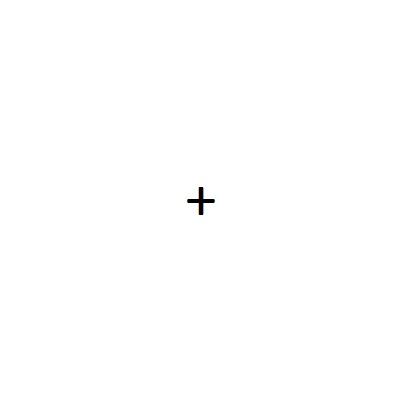
%> input picture wait.jpg, 400 x 400 px; the run also reads 1 picture not shown here
$ octave --eval "stopsignaltask;"   (GNU Octave 9; MATLAB toolbox functions it lacks are replaced by stand-ins)
%> lines starting %> are read from the running program, lines starting %| are printed output that depends on the picture
% % Stop Signal Test
% Written by Dillon Japko
% dillonjapko@gmail.com
%
% Instructions:
% When you click Run, a prompt will pop up asking for a Participant ID.
% After typing in the ID and clicking OK, the Test starts immediately.
% The test consists of 200 trials.
% There are two types of trials: Stop Trial and Go Trial.
%
% Here is how a Go Trial works:
% First, you see a plus sign for 250 ms. Use this to direct your view to the center.
% Then, you will see an arrow pointed either Left or Right.
% The arrow will stay on the screen for 1250 ms.
% While the arrow is on the screen, press 'v' for Left or 'b' for Right,
% depending on the arrows direction.
% If you don't press the button within 1250ms, you fail the trial. The test moves on to the next trial.
%
%
% Here is how a Stop Trial works:
% Pretty much the same to start out.
% First, you see a plus sign. Then, an arrow.
% After the arrow shows up, you will hear a beep.
% The time between the image appearing and the beep
% playing varies (100,200,300,400,500 ms).
% If you hear a beep, you are in a Stop Trial.
% This means that you should NOT press any key.
% If you press 'v' or 'b' in a Stop Trial, you fail the trial.
% If you don't press a button within 1250ms, you win the trial.
%
% Results will be outputed to 'results.xlsx'
% This can be changed, but be sure to change the file name in the xlswrite() function
% at the end of this script.
% Results for each test get their own sheet in the xlsx file.
% The name of the sheet is the ParticipantID you input in the beginning of the test.
% So, if you want to save multiple tests for the same UserID,
% save them as "12345_Test2" or something along those lines.
% If you just enter the same ParticipantID for two tests, the results of the first will be overwritten.


function stopsignaltask()
close all
clc

%% read images
wait = imread('wait.jpg');
%> wait is the input picture: size 400x400x3 uint8; mean R, G, B 254.7, 254.7, 254.7
left = imread('left.jpg');
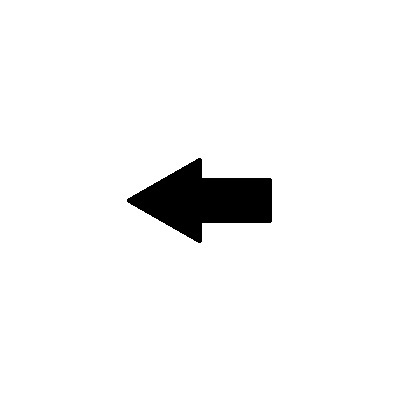
%> input picture left.jpg, 400 x 400 px
%> left is the input picture: size 400x400x3 uint8; min 0, max 255, mean 244.5
right = imread('right.jpg');
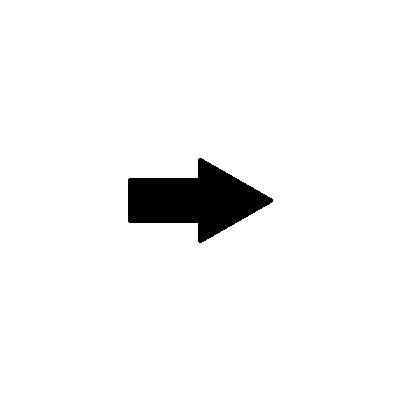
%> input picture right.jpg, 400 x 400 px
%> right is the input picture: size 400x400x3 uint8; min 0, max 255, mean 244.5
blank = imread('blank.jpg');

%% Sound Parameters
fs = 8000; %8000 Hz sampling rate
T = 0.075; %75 ms duration
t = 0:(1/fs):T;
f = 750; %750 Hz - Sound Frequency
a = 0.5; %Half of max volume
wave = a*sin(2*pi*f*t);
%%
KeyStatusLeft = false; % 'v' is not pressed by default
KeyStatusRight = false; % 'b' is not pressed by default
%% Create Randomized Matrix with Trial Descriptors
% [4 lines of commented-out code are left out]

trial = zeros(200,3); %preallocate size of matrix for speed
for j = 1:200
    if j < 11 % 10 Stop Trials w/ 100ms Delay
        trial(j,3) = 1;
        trial(j,2) = 0;
    elseif 10 < j && j < 21 % 10 Stop Trials w/ 200ms Delay
        trial(j,3) = 2;
        trial(j,2) = 0;
    elseif 20 < j && j < 31 % 10 Stop Trials w/ 300ms Delay
        trial(j,3) = 3;
        trial(j,2) = 0;
    elseif 30 < j && j < 41 % 10 Stop Trials w/ 400ms Delay
        trial(j,3) = 4;
        trial(j,2) = 0;
    elseif 40 < j && j < 51 % 10 Stop Trials w/ 500ms Delay
        trial(j,3) = 5;
        trial(j,2) = 0;
    else % 150 Go Trials
        trial(j,3) = 0;
        trial(j,2) = 1;
    end
    if mod(j,2) == 0 % Half of each group of all trials are left arrow
        trial(j,1) = 0;
    else % Half are right arrow
        trial(j,1) = 1;
    end
end
trial = trial(randperm(size(trial,1)),:); % Randomize the order of the rows in the matrix, randomizes order of trials
results = zeros(200,5);
%% Ask for userID
userID = inputdlg('Participant ID');
%> the answer given: 3
userID = userID{1,1};
%% Create the one figure used in this program
fig = figure('KeyPressFcn',@MyKeyDown,'KeyReleaseFcn',@MyKeyUp,'DockControls','off','NumberTitle','Off','Name','Stop-Signal Test','ToolBar','none');

%% Begin the test!

for k = 1:200 % 200 iterations = 200 trials
    imshow(wait); % Show the plus sign for 250ms
    pause(0.25);
    %% Go Trials
    if trial(k,2) == 1 % If current trial is a Go Trial
        delay = 0;
        %% Left Go Trial
        if trial(k,1) == 0
            imshow(left) % Show Left Arrow
            tic % Start Timer
            score = 0; % Default Score is 0 - Remains unchanged if no button is pressed, so they fail
            running = 1; % Tells program to search for keystrokes
            while toc < 1.25 % Until timer reaches 1250ms:
                if running % Only check for keystrokes if no input detected yet
                    if KeyStatusLeft % Pressed 'v'
                        running = 0; % Stop checking for keystrokes
                        score = 1; % Correct! Score for this trial is '1'
                        time = toc; % Reaction time is recorded
                    end
                    if KeyStatusRight % Pressed 'b'
                        running = 0; % Stop checking for keystrokes
                        score = 0; % Wrong answer, the arrow was left
                        time = toc; % Reaction time is still recorded
                    end
                end
                pause(0.05); % THESE PAUSES ARE NECESSARY FOR DETECTING KEYSTROKES. Took me wayyyyy too long to figure that out :/
            end
        %% Right Go Trial
        % Pretty much the same as above but 'v' is correct now
        else
            imshow(right)
            tic
            time = 0;
            score = 0;
            running = 1;
            while toc < 1.25
                if running
                    if KeyStatusLeft
                        time = toc;
                        running = 0;
                        score = 0;
                    end
                    if KeyStatusRight
                        time = toc;
                        running = 0;
                        score = 1;
                    end
                end
                pause(0.05);
            end
        end
%% Stop Trials
    else
        delay = trial(k,3) / 10; % Delay for this trial in ms
        if trial(k,1) == 0 % Show left or right arrow
            imshow(left)
        else
            imshow(right)
        end
            tic % Start timer
            time = 0;
            score = 1; % Default score is 1, b/c if they don't type anything they pass the trial
            running = 1; % Search for input
                while toc < delay % First chunk of waiting for user input
                    if running
                        if KeyStatusLeft
                            time = toc;
                            score = 0; % Any input is a fail
                            running = 0;
                        end
                        if KeyStatusRight
                            time = toc;
                            score = 0; % Any input is a fail
                            running = 0;
                        end
                    end
                    pause(0.05); % THESE PAUSES ARE NECESSARY FOR DETECTING KEYSTROKES.
                end
                sound(wave,fs) % Play the tone
                while toc < 1.25 && toc > delay % Go back to searching for input
                    if running
                        if KeyStatusLeft
                            time = toc;
                            score = 0; % Any input is a fail
                            running = 0;
                        end
                        if KeyStatusRight
                            time = toc;
                            score = 0; % Any input is a fail
                            running = 0;
                        end
                    end
                    pause(0.05); % THESE PAUSES ARE NECESSARY FOR DETECTING KEYSTROKES.
                end
    end
    imshow(blank) % Show plain white image for .25ms
    %% Store results into matrix
    results(k,1) = score;
    results(k,2) = time;
    results(k,3) = trial(k,1);
    results(k,4) = trial(k,2);
    results(k,5) = delay;
    pause(.25)
end

%% Keypress Functon
    function MyKeyDown(hObject, event, handles)
            key = get(hObject,'CurrentKey');
            KeyStatusLeft = (strcmp(key, 'v') | KeyStatusLeft); % Set Status of 'v' to active if 'v' is pressed
            KeyStatusRight = (strcmp(key, 'b') | KeyStatusRight); % Same for 'b'
    end
%% Key Release Function
    function MyKeyUp(hObject, event, handles)
            key = get(hObject,'CurrentKey');
            KeyStatusLeft = (~strcmp(key, 'v') & KeyStatusLeft); % Set Status of 'v' to inactive
            KeyStatusRight = (~strcmp(key, 'b') & KeyStatusRight); % Same for 'b'
    end
results = num2cell(results);
xlsresults = vertcat({'Score','Reaction Time(s)','Arrow Direction - 0 is Left, 1 is Right','Trial Type - 0 is Stop, 1 is Go','Delay (s) - 0 is Stop Trial'},results);
xlswrite('results.xlsx',xlsresults,userID)
end
%> (the run ends here)
